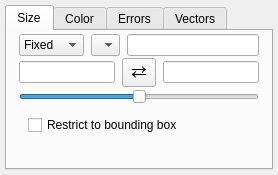
<?xml version="1.0" encoding="UTF-8"?>
<ui version="4.0">
 <class>Form</class>
 <widget class="QWidget" name="Form">
  <property name="geometry">
   <rect>
    <x>0</x>
    <y>0</y>
    <width>278</width>
    <height>175</height>
   </rect>
  </property>
  <property name="windowTitle">
   <string>Form</string>
  </property>
  <layout class="QGridLayout" name="gridLayout">
   <property name="leftMargin">
    <number>5</number>
   </property>
   <property name="topMargin">
    <number>5</number>
   </property>
   <property name="rightMargin">
    <number>5</number>
   </property>
   <property name="bottomMargin">
    <number>5</number>
   </property>
   <item row="0" column="0">
    <widget class="QTabWidget" name="tab_widget">
     <property name="currentIndex">
      <number>0</number>
     </property>
     <widget class="QWidget" name="tab_2">
      <attribute name="title">
       <string>Size</string>
      </attribute>
      <layout class="QVBoxLayout" name="verticalLayout">
       <property name="spacing">
        <number>2</number>
       </property>
       <property name="leftMargin">
        <number>12</number>
       </property>
       <property name="topMargin">
        <number>3</number>
       </property>
       <property name="rightMargin">
        <number>12</number>
       </property>
       <property name="bottomMargin">
        <number>3</number>
       </property>
       <item>
        <widget class="QWidget" name="size_row_1" native="true">
         <layout class="QHBoxLayout" name="horizontalLayout">
          <property name="spacing">
           <number>7</number>
          </property>
          <property name="leftMargin">
           <number>0</number>
          </property>
          <property name="topMargin">
           <number>0</number>
          </property>
          <property name="rightMargin">
           <number>0</number>
          </property>
          <property name="bottomMargin">
           <number>0</number>
          </property>
          <item>
           <widget class="QComboBox" name="combotext_size_mode">
            <property name="sizePolicy">
             <sizepolicy hsizetype="Minimum" vsizetype="Fixed">
              <horstretch>0</horstretch>
              <verstretch>0</verstretch>
             </sizepolicy>
            </property>
            <property name="maximumSize">
             <size>
              <width>80</width>
              <height>16777215</height>
             </size>
            </property>
            <item>
             <property name="text">
              <string>Fixed</string>
             </property>
            </item>
            <item>
             <property name="text">
              <string>Linear</string>
             </property>
            </item>
           </widget>
          </item>
          <item>
           <widget class="QComboBox" name="combosel_size_attribute">
            <property name="sizeAdjustPolicy">
             <enum>QComboBox::AdjustToMinimumContentsLength</enum>
            </property>
           </widget>
          </item>
          <item>
           <widget class="QLineEdit" name="valuetext_size"/>
          </item>
         </layout>
        </widget>
       </item>
       <item>
        <widget class="QWidget" name="size_row_2" native="true">
         <layout class="QHBoxLayout" name="horizontalLayout_2">
          <property name="spacing">
           <number>7</number>
          </property>
          <property name="leftMargin">
           <number>0</number>
          </property>
          <property name="topMargin">
           <number>0</number>
          </property>
          <property name="rightMargin">
           <number>0</number>
          </property>
          <property name="bottomMargin">
           <number>0</number>
          </property>
          <item>
           <widget class="QLineEdit" name="valuetext_size_vmin"/>
          </item>
          <item>
           <widget class="QToolButton" name="button_flip_size">
            <property name="font">
             <font>
              <pointsize>14</pointsize>
             </font>
            </property>
            <property name="styleSheet">
             <string notr="true">padding: 0px</string>
            </property>
            <property name="text">
             <string>⇄</string>
            </property>
           </widget>
          </item>
          <item>
           <widget class="QLineEdit" name="valuetext_size_vmax"/>
          </item>
         </layout>
        </widget>
       </item>
       <item>
        <widget class="QWidget" name="size_row_3" native="true">
         <layout class="QHBoxLayout" name="horizontalLayout_3">
          <property name="spacing">
           <number>7</number>
          </property>
          <property name="leftMargin">
           <number>0</number>
          </property>
          <property name="topMargin">
           <number>0</number>
          </property>
          <property name="rightMargin">
           <number>0</number>
          </property>
          <property name="bottomMargin">
           <number>0</number>
          </property>
          <item>
           <widget class="QSlider" name="value_size_scaling">
            <property name="maximum">
             <number>100</number>
            </property>
            <property name="value">
             <number>50</number>
            </property>
            <property name="orientation">
             <enum>Qt::Horizontal</enum>
            </property>
           </widget>
          </item>
         </layout>
        </widget>
       </item>
       <item>
        <widget class="QWidget" name="size_row_4" native="true">
         <layout class="QHBoxLayout" name="horizontalLayout_4">
          <item>
           <widget class="QCheckBox" name="bool_clip_data">
            <property name="text">
             <string>Restrict to bounding box</string>
            </property>
           </widget>
          </item>
         </layout>
        </widget>
       </item>
       <item>
        <spacer name="verticalSpacer">
         <property name="orientation">
          <enum>Qt::Vertical</enum>
         </property>
         <property name="sizeHint" stdset="0">
          <size>
           <width>20</width>
           <height>40</height>
          </size>
         </property>
        </spacer>
       </item>
      </layout>
     </widget>
     <widget class="QWidget" name="tab_4">
      <attribute name="title">
       <string>Color</string>
      </attribute>
      <layout class="QVBoxLayout" name="verticalLayout_2">
       <property name="spacing">
        <number>2</number>
       </property>
       <property name="leftMargin">
        <number>12</number>
       </property>
       <property name="topMargin">
        <number>3</number>
       </property>
       <property name="rightMargin">
        <number>12</number>
       </property>
       <property name="bottomMargin">
        <number>3</number>
       </property>
       <item>
        <widget class="QWidget" name="color_row_1" native="true">
         <layout class="QHBoxLayout" name="horizontalLayout_6">
          <property name="spacing">
           <number>7</number>
          </property>
          <property name="leftMargin">
           <number>0</number>
          </property>
          <property name="topMargin">
           <number>0</number>
          </property>
          <property name="rightMargin">
           <number>0</number>
          </property>
          <property name="bottomMargin">
           <number>0</number>
          </property>
          <item>
           <widget class="QComboBox" name="combotext_color_mode">
            <property name="maximumSize">
             <size>
              <width>80</width>
              <height>16777215</height>
             </size>
            </property>
            <item>
             <property name="text">
              <string>Fixed</string>
             </property>
            </item>
            <item>
             <property name="text">
              <string>Linear</string>
             </property>
            </item>
           </widget>
          </item>
          <item>
           <widget class="QComboBox" name="combosel_cmap_attribute">
            <property name="sizeAdjustPolicy">
             <enum>QComboBox::AdjustToMinimumContentsLength</enum>
            </property>
           </widget>
          </item>
          <item>
           <widget class="QColorBox" name="color_color">
            <property name="sizePolicy">
             <sizepolicy hsizetype="Preferred" vsizetype="Minimum">
              <horstretch>0</horstretch>
              <verstretch>0</verstretch>
             </sizepolicy>
            </property>
            <property name="text">
             <string/>
            </property>
           </widget>
          </item>
          <item>
           <widget class="QWidget" name="spacer_color_label" native="true"/>
          </item>
         </layout>
        </widget>
       </item>
       <item>
        <widget class="QWidget" name="color_row_2" native="true">
         <layout class="QHBoxLayout" name="horizontalLayout_8">
          <property name="spacing">
           <number>7</number>
          </property>
          <property name="leftMargin">
           <number>0</number>
          </property>
          <property name="topMargin">
           <number>0</number>
          </property>
          <property name="rightMargin">
           <number>0</number>
          </property>
          <property name="bottomMargin">
           <number>0</number>
          </property>
          <item>
           <widget class="QLineEdit" name="valuetext_cmap_vmin"/>
          </item>
          <item>
           <widget class="QToolButton" name="button_flip_cmap">
            <property name="font">
             <font>
              <pointsize>14</pointsize>
             </font>
            </property>
            <property name="styleSheet">
             <string notr="true">padding: 0px</string>
            </property>
            <property name="text">
             <string>⇄</string>
            </property>
           </widget>
          </item>
          <item>
           <widget class="QLineEdit" name="valuetext_cmap_vmax"/>
          </item>
         </layout>
        </widget>
       </item>
       <item>
        <widget class="QWidget" name="color_row_3" native="true">
         <layout class="QHBoxLayout" name="horizontalLayout_9">
          <property name="spacing">
           <number>7</number>
          </property>
          <property name="leftMargin">
           <number>0</number>
          </property>
          <property name="topMargin">
           <number>0</number>
          </property>
          <property name="rightMargin">
           <number>0</number>
          </property>
          <property name="bottomMargin">
           <number>0</number>
          </property>
          <item>
           <widget class="QColormapCombo" name="combodata_cmap">
            <property name="sizeAdjustPolicy">
             <enum>QComboBox::AdjustToMinimumContentsLength</enum>
            </property>
           </widget>
          </item>
         </layout>
        </widget>
       </item>
       <item>
        <widget class="QSlider" name="value_alpha">
         <property name="maximum">
          <number>100</number>
         </property>
         <property name="orientation">
          <enum>Qt::Horizontal</enum>
         </property>
        </widget>
       </item>
       <item>
        <spacer name="verticalSpacer_2">
         <property name="orientation">
          <enum>Qt::Vertical</enum>
         </property>
         <property name="sizeHint" stdset="0">
          <size>
           <width>20</width>
           <height>40</height>
          </size>
         </property>
        </spacer>
       </item>
      </layout>
     </widget>
     <widget class="QWidget" name="tab">
      <attribute name="title">
       <string>Errors</string>
      </attribute>
      <widget class="QLabel" name="label_5">
       <property name="geometry">
        <rect>
         <x>1</x>
         <y>25</y>
         <width>39</width>
         <height>20</height>
        </rect>
       </property>
       <property name="font">
        <font>
         <weight>75</weight>
         <bold>true</bold>
        </font>
       </property>
       <property name="text">
        <string>show x</string>
       </property>
      </widget>
      <widget class="QCheckBox" name="bool_yerr_visible">
       <property name="geometry">
        <rect>
         <x>50</x>
         <y>53</y>
         <width>13</width>
         <height>13</height>
        </rect>
       </property>
       <property name="text">
        <string/>
       </property>
      </widget>
      <widget class="QLabel" name="label_warning_errorbar">
       <property name="geometry">
        <rect>
         <x>-15</x>
         <y>2</y>
         <width>294</width>
         <height>13</height>
        </rect>
       </property>
       <property name="styleSheet">
        <string notr="true">color: #BB2200</string>
       </property>
       <property name="text">
        <string>Warning: adding errorbars may be slow</string>
       </property>
       <property name="alignment">
        <set>Qt::AlignCenter</set>
       </property>
      </widget>
      <widget class="QCheckBox" name="bool_xerr_visible">
       <property name="geometry">
        <rect>
         <x>50</x>
         <y>28</y>
         <width>13</width>
         <height>13</height>
        </rect>
       </property>
       <property name="text">
        <string/>
       </property>
      </widget>
      <widget class="QComboBox" name="combosel_xerr_attribute">
       <property name="geometry">
        <rect>
         <x>85</x>
         <y>25</y>
         <width>160</width>
         <height>20</height>
        </rect>
       </property>
       <property name="sizeAdjustPolicy">
        <enum>QComboBox::AdjustToMinimumContentsLength</enum>
       </property>
      </widget>
      <widget class="QLabel" name="label_6">
       <property name="geometry">
        <rect>
         <x>1</x>
         <y>50</y>
         <width>39</width>
         <height>20</height>
        </rect>
       </property>
       <property name="font">
        <font>
         <weight>75</weight>
         <bold>true</bold>
        </font>
       </property>
       <property name="text">
        <string>show y</string>
       </property>
      </widget>
      <widget class="QComboBox" name="combosel_yerr_attribute">
       <property name="geometry">
        <rect>
         <x>85</x>
         <y>50</y>
         <width>160</width>
         <height>20</height>
        </rect>
       </property>
       <property name="sizeAdjustPolicy">
        <enum>QComboBox::AdjustToMinimumContentsLength</enum>
       </property>
      </widget>
      <widget class="QLabel" name="label_7">
       <property name="geometry">
        <rect>
         <x>1</x>
         <y>75</y>
         <width>39</width>
         <height>20</height>
        </rect>
       </property>
       <property name="font">
        <font>
         <weight>75</weight>
         <bold>true</bold>
        </font>
       </property>
       <property name="text">
        <string>show z</string>
       </property>
      </widget>
      <widget class="QComboBox" name="combosel_zerr_attribute">
       <property name="geometry">
        <rect>
         <x>85</x>
         <y>75</y>
         <width>160</width>
         <height>20</height>
        </rect>
       </property>
       <property name="sizeAdjustPolicy">
        <enum>QComboBox::AdjustToMinimumContentsLength</enum>
       </property>
      </widget>
      <widget class="QCheckBox" name="bool_zerr_visible">
       <property name="geometry">
        <rect>
         <x>50</x>
         <y>78</y>
         <width>13</width>
         <height>13</height>
        </rect>
       </property>
       <property name="text">
        <string/>
       </property>
      </widget>
     </widget>
     <widget class="QWidget" name="tab_3">
      <attribute name="title">
       <string>Vectors</string>
      </attribute>
      <widget class="QComboBox" name="combosel_vx_attribute">
       <property name="geometry">
        <rect>
         <x>45</x>
         <y>40</y>
         <width>205</width>
         <height>20</height>
        </rect>
       </property>
       <property name="sizeAdjustPolicy">
        <enum>QComboBox::AdjustToMinimumContentsLength</enum>
       </property>
      </widget>
      <widget class="QLabel" name="label_vector_y">
       <property name="geometry">
        <rect>
         <x>2</x>
         <y>65</y>
         <width>39</width>
         <height>20</height>
        </rect>
       </property>
       <property name="font">
        <font>
         <weight>75</weight>
         <bold>true</bold>
        </font>
       </property>
       <property name="text">
        <string>vy</string>
       </property>
       <property name="alignment">
        <set>Qt::AlignRight|Qt::AlignTrailing|Qt::AlignVCenter</set>
       </property>
      </widget>
      <widget class="QComboBox" name="combosel_vy_attribute">
       <property name="geometry">
        <rect>
         <x>45</x>
         <y>65</y>
         <width>205</width>
         <height>20</height>
        </rect>
       </property>
       <property name="sizeAdjustPolicy">
        <enum>QComboBox::AdjustToMinimumContentsLength</enum>
       </property>
      </widget>
      <widget class="QCheckBox" name="bool_vector_visible">
       <property name="geometry">
        <rect>
         <x>50</x>
         <y>20</y>
         <width>245</width>
         <height>13</height>
        </rect>
       </property>
       <property name="text">
        <string/>
       </property>
      </widget>
      <widget class="QLabel" name="label_warning_vector">
       <property name="geometry">
        <rect>
         <x>-15</x>
         <y>2</y>
         <width>294</width>
         <height>13</height>
        </rect>
       </property>
       <property name="styleSheet">
        <string notr="true">color: #BB2200</string>
       </property>
       <property name="text">
        <string>Warning: adding vectors may be slow</string>
       </property>
       <property name="alignment">
        <set>Qt::AlignCenter</set>
       </property>
       <property name="wordWrap">
        <bool>false</bool>
       </property>
      </widget>
      <widget class="QLabel" name="label_vector_x">
       <property name="geometry">
        <rect>
         <x>2</x>
         <y>40</y>
         <width>39</width>
         <height>20</height>
        </rect>
       </property>
       <property name="font">
        <font>
         <weight>75</weight>
         <bold>true</bold>
        </font>
       </property>
       <property name="text">
        <string>vx</string>
       </property>
       <property name="alignment">
        <set>Qt::AlignRight|Qt::AlignTrailing|Qt::AlignVCenter</set>
       </property>
      </widget>
      <widget class="QLabel" name="label_3">
       <property name="geometry">
        <rect>
         <x>2</x>
         <y>20</y>
         <width>39</width>
         <height>13</height>
        </rect>
       </property>
       <property name="font">
        <font>
         <weight>75</weight>
         <bold>true</bold>
        </font>
       </property>
       <property name="text">
        <string>show</string>
       </property>
       <property name="alignment">
        <set>Qt::AlignRight|Qt::AlignTrailing|Qt::AlignVCenter</set>
       </property>
      </widget>
      <widget class="QLabel" name="label_vector_z">
       <property name="geometry">
        <rect>
         <x>2</x>
         <y>90</y>
         <width>39</width>
         <height>20</height>
        </rect>
       </property>
       <property name="font">
        <font>
         <weight>75</weight>
         <bold>true</bold>
        </font>
       </property>
       <property name="text">
        <string>vz</string>
       </property>
       <property name="alignment">
        <set>Qt::AlignRight|Qt::AlignTrailing|Qt::AlignVCenter</set>
       </property>
      </widget>
      <widget class="QComboBox" name="combosel_vz_attribute">
       <property name="geometry">
        <rect>
         <x>45</x>
         <y>90</y>
         <width>205</width>
         <height>20</height>
        </rect>
       </property>
       <property name="sizeAdjustPolicy">
        <enum>QComboBox::AdjustToMinimumContentsLength</enum>
       </property>
      </widget>
      <widget class="QLabel" name="label_11">
       <property name="geometry">
        <rect>
         <x>2</x>
         <y>140</y>
         <width>39</width>
         <height>20</height>
        </rect>
       </property>
       <property name="font">
        <font>
         <weight>75</weight>
         <bold>true</bold>
        </font>
       </property>
       <property name="text">
        <string>origin</string>
       </property>
       <property name="alignment">
        <set>Qt::AlignRight|Qt::AlignTrailing|Qt::AlignVCenter</set>
       </property>
      </widget>
      <widget class="QCheckBox" name="bool_vector_arrowhead">
       <property name="geometry">
        <rect>
         <x>170</x>
         <y>18</y>
         <width>205</width>
         <height>17</height>
        </rect>
       </property>
       <property name="text">
        <string>Show arrow</string>
       </property>
      </widget>
      <widget class="QSlider" name="value_vector_scaling">
       <property name="geometry">
        <rect>
         <x>45</x>
         <y>115</y>
         <width>205</width>
         <height>22</height>
        </rect>
       </property>
       <property name="orientation">
        <enum>Qt::Horizontal</enum>
       </property>
      </widget>
      <widget class="QLabel" name="label_12">
       <property name="geometry">
        <rect>
         <x>120</x>
         <y>18</y>
         <width>39</width>
         <height>17</height>
        </rect>
       </property>
       <property name="font">
        <font>
         <weight>75</weight>
         <bold>true</bold>
        </font>
       </property>
       <property name="text">
        <string>arrow</string>
       </property>
       <property name="alignment">
        <set>Qt::AlignRight|Qt::AlignTrailing|Qt::AlignVCenter</set>
       </property>
      </widget>
      <widget class="QComboBox" name="combosel_vector_origin">
       <property name="geometry">
        <rect>
         <x>45</x>
         <y>140</y>
         <width>205</width>
         <height>20</height>
        </rect>
       </property>
      </widget>
      <widget class="QLabel" name="label_13">
       <property name="geometry">
        <rect>
         <x>2</x>
         <y>115</y>
         <width>39</width>
         <height>22</height>
        </rect>
       </property>
       <property name="font">
        <font>
         <weight>75</weight>
         <bold>true</bold>
        </font>
       </property>
       <property name="text">
        <string>scaling</string>
       </property>
       <property name="alignment">
        <set>Qt::AlignRight|Qt::AlignTrailing|Qt::AlignVCenter</set>
       </property>
      </widget>
     </widget>
    </widget>
   </item>
  </layout>
 </widget>
 <customwidgets>
  <customwidget>
   <class>QColorBox</class>
   <extends>QLabel</extends>
   <header>glue.utils.qt.colors</header>
  </customwidget>
  <customwidget>
   <class>QColormapCombo</class>
   <extends>QComboBox</extends>
   <header>glue.utils.qt.colors</header>
  </customwidget>
 </customwidgets>
 <resources/>
 <connections/>
</ui>
